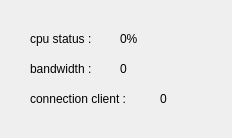
<?xml version="1.0" encoding="UTF-8"?>
<ui version="4.0">
 <class>Dialog</class>
 <widget class="QDialog" name="Dialog">
  <property name="geometry">
   <rect>
    <x>0</x>
    <y>0</y>
    <width>232</width>
    <height>138</height>
   </rect>
  </property>
  <property name="windowTitle">
   <string>Dialog</string>
  </property>
  <widget class="QLabel" name="label">
   <property name="geometry">
    <rect>
     <x>30</x>
     <y>30</y>
     <width>91</width>
     <height>17</height>
    </rect>
   </property>
   <property name="text">
    <string>cpu status : </string>
   </property>
  </widget>
  <widget class="QLabel" name="cpustatus">
   <property name="geometry">
    <rect>
     <x>120</x>
     <y>30</y>
     <width>67</width>
     <height>17</height>
    </rect>
   </property>
   <property name="text">
    <string>0%</string>
   </property>
  </widget>
  <widget class="QLabel" name="label_3">
   <property name="geometry">
    <rect>
     <x>30</x>
     <y>60</y>
     <width>101</width>
     <height>17</height>
    </rect>
   </property>
   <property name="text">
    <string>bandwidth :</string>
   </property>
  </widget>
  <widget class="QLabel" name="bandwidth">
   <property name="geometry">
    <rect>
     <x>120</x>
     <y>60</y>
     <width>67</width>
     <height>17</height>
    </rect>
   </property>
   <property name="text">
    <string>0</string>
   </property>
  </widget>
  <widget class="QLabel" name="label_5">
   <property name="geometry">
    <rect>
     <x>30</x>
     <y>90</y>
     <width>141</width>
     <height>17</height>
    </rect>
   </property>
   <property name="text">
    <string>connection client :</string>
   </property>
  </widget>
  <widget class="QLabel" name="clientcount">
   <property name="geometry">
    <rect>
     <x>160</x>
     <y>90</y>
     <width>67</width>
     <height>17</height>
    </rect>
   </property>
   <property name="text">
    <string>0</string>
   </property>
  </widget>
 </widget>
 <resources/>
 <connections/>
</ui>
